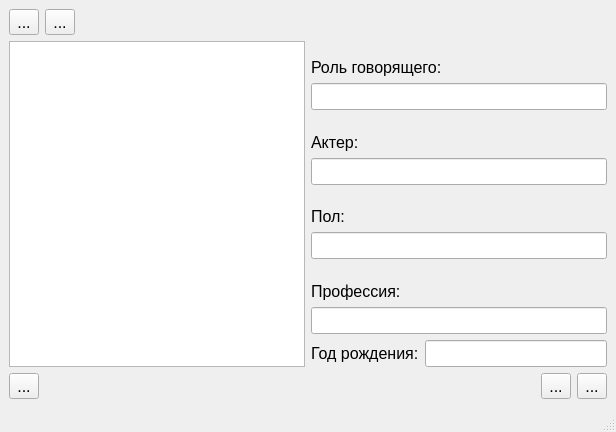
<?xml version="1.0" encoding="UTF-8"?>
<ui version="4.0">
 <class>SpeakerWindow</class>
 <widget class="QMainWindow" name="SpeakerWindow">
  <property name="geometry">
   <rect>
    <x>0</x>
    <y>0</y>
    <width>616</width>
    <height>432</height>
   </rect>
  </property>
  <property name="font">
   <font>
    <pointsize>12</pointsize>
   </font>
  </property>
  <property name="windowTitle">
   <string>Говорящие</string>
  </property>
  <widget class="QWidget" name="centralwidget">
   <layout class="QVBoxLayout" name="verticalLayout_6">
    <item>
     <layout class="QHBoxLayout" name="loBasicActions">
      <item>
       <widget class="QToolButton" name="btnAddSpeaker">
        <property name="toolTip">
         <string>Новый говорящий</string>
        </property>
        <property name="text">
         <string>...</string>
        </property>
        <property name="icon">
         <iconset resource="icons.qrc">
          <normaloff>:/images/icons/add.png</normaloff>:/images/icons/add.png</iconset>
        </property>
        <property name="iconSize">
         <size>
          <width>32</width>
          <height>32</height>
         </size>
        </property>
       </widget>
      </item>
      <item>
       <widget class="QToolButton" name="btnDeleteSpeaker">
        <property name="toolTip">
         <string>Удалить говорящего</string>
        </property>
        <property name="text">
         <string>...</string>
        </property>
        <property name="icon">
         <iconset resource="icons.qrc">
          <normaloff>:/images/icons/edit-delete.png</normaloff>:/images/icons/edit-delete.png</iconset>
        </property>
        <property name="iconSize">
         <size>
          <width>32</width>
          <height>32</height>
         </size>
        </property>
       </widget>
      </item>
      <item>
       <spacer name="horizontalSpacer_2">
        <property name="orientation">
         <enum>Qt::Horizontal</enum>
        </property>
        <property name="sizeHint" stdset="0">
         <size>
          <width>40</width>
          <height>20</height>
         </size>
        </property>
       </spacer>
      </item>
     </layout>
    </item>
    <item>
     <layout class="QHBoxLayout" name="loFieldWidgets">
      <item>
       <widget class="QListView" name="listView">
        <property name="font">
         <font>
          <pointsize>12</pointsize>
         </font>
        </property>
       </widget>
      </item>
      <item>
       <layout class="QVBoxLayout" name="verticalLayout_5">
        <item>
         <layout class="QVBoxLayout" name="verticalLayout">
          <property name="spacing">
           <number>6</number>
          </property>
          <item>
           <widget class="QLabel" name="lblRole">
            <property name="text">
             <string>Роль говорящего:</string>
            </property>
            <property name="alignment">
             <set>Qt::AlignBottom|Qt::AlignLeading|Qt::AlignLeft</set>
            </property>
           </widget>
          </item>
          <item>
           <widget class="QLineEdit" name="edtRole"/>
          </item>
         </layout>
        </item>
        <item>
         <layout class="QVBoxLayout" name="verticalLayout_2">
          <item>
           <widget class="QLabel" name="lblActor">
            <property name="text">
             <string>Актер:</string>
            </property>
            <property name="alignment">
             <set>Qt::AlignBottom|Qt::AlignLeading|Qt::AlignLeft</set>
            </property>
           </widget>
          </item>
          <item>
           <widget class="QLineEdit" name="edtActor"/>
          </item>
         </layout>
        </item>
        <item>
         <layout class="QVBoxLayout" name="verticalLayout_3">
          <item>
           <widget class="QLabel" name="lblSex">
            <property name="text">
             <string>Пол:</string>
            </property>
            <property name="alignment">
             <set>Qt::AlignBottom|Qt::AlignLeading|Qt::AlignLeft</set>
            </property>
           </widget>
          </item>
          <item>
           <widget class="QLineEdit" name="edtSex"/>
          </item>
         </layout>
        </item>
        <item>
         <layout class="QVBoxLayout" name="verticalLayout_4">
          <item>
           <widget class="QLabel" name="lblProfession">
            <property name="text">
             <string>Профессия:</string>
            </property>
            <property name="alignment">
             <set>Qt::AlignBottom|Qt::AlignLeading|Qt::AlignLeft</set>
            </property>
           </widget>
          </item>
          <item>
           <widget class="QLineEdit" name="edtProfession"/>
          </item>
         </layout>
        </item>
        <item>
         <layout class="QHBoxLayout" name="horizontalLayout_3">
          <item>
           <widget class="QLabel" name="lblBirthYear">
            <property name="text">
             <string>Год рождения:</string>
            </property>
           </widget>
          </item>
          <item>
           <widget class="QLineEdit" name="edtBirthYear">
            <property name="maxLength">
             <number>4</number>
            </property>
           </widget>
          </item>
         </layout>
        </item>
       </layout>
      </item>
     </layout>
    </item>
    <item>
     <layout class="QHBoxLayout" name="horizontalLayout_5">
      <item>
       <layout class="QHBoxLayout" name="loAdvancedActions">
        <item>
         <widget class="QToolButton" name="btnAutoAssign">
          <property name="toolTip">
           <string>Автосвязывание говорящих</string>
          </property>
          <property name="text">
           <string>...</string>
          </property>
          <property name="icon">
           <iconset resource="icons.qrc">
            <normaloff>:/images/icons/Handshake.png</normaloff>:/images/icons/Handshake.png</iconset>
          </property>
          <property name="iconSize">
           <size>
            <width>32</width>
            <height>32</height>
           </size>
          </property>
         </widget>
        </item>
        <item>
         <spacer name="horizontalSpacer">
          <property name="orientation">
           <enum>Qt::Horizontal</enum>
          </property>
          <property name="sizeHint" stdset="0">
           <size>
            <width>40</width>
            <height>20</height>
           </size>
          </property>
         </spacer>
        </item>
        <item>
         <widget class="QToolButton" name="btnSave">
          <property name="toolTip">
           <string>Сохранить изменения</string>
          </property>
          <property name="text">
           <string>...</string>
          </property>
          <property name="icon">
           <iconset resource="icons.qrc">
            <normaloff>:/images/icons/save.png</normaloff>:/images/icons/save.png</iconset>
          </property>
          <property name="iconSize">
           <size>
            <width>32</width>
            <height>32</height>
           </size>
          </property>
         </widget>
        </item>
       </layout>
      </item>
      <item>
       <widget class="QToolButton" name="btnClose">
        <property name="toolTip">
         <string>Выйти без сохранения</string>
        </property>
        <property name="text">
         <string>...</string>
        </property>
        <property name="icon">
         <iconset resource="icons.qrc">
          <normaloff>:/images/icons/cancel.png</normaloff>:/images/icons/cancel.png</iconset>
        </property>
        <property name="iconSize">
         <size>
          <width>32</width>
          <height>32</height>
         </size>
        </property>
       </widget>
      </item>
     </layout>
    </item>
   </layout>
  </widget>
  <widget class="QMenuBar" name="menubar">
   <property name="geometry">
    <rect>
     <x>0</x>
     <y>0</y>
     <width>616</width>
     <height>20</height>
    </rect>
   </property>
  </widget>
  <widget class="QStatusBar" name="statusbar"/>
 </widget>
 <resources>
  <include location="icons.qrc"/>
 </resources>
 <connections/>
</ui>
